Frame 1 (no input): blank canvas, image omitted
Frame 60 (no input): blank canvas, image omitted
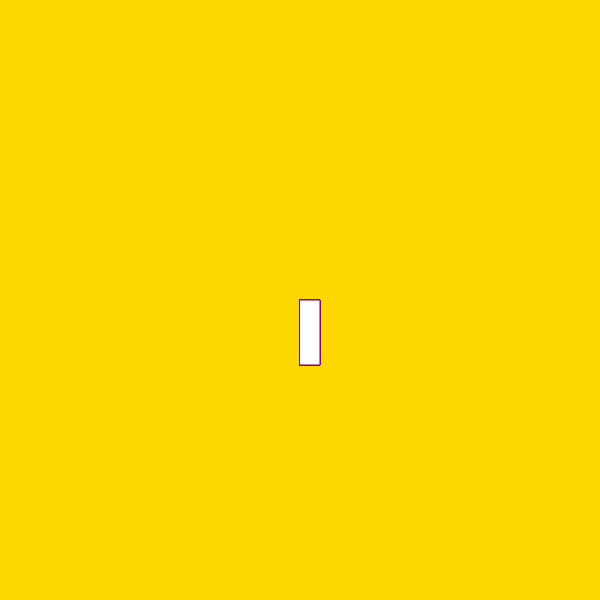
Frame 120 (the mouse pressed at the canvas centre since frame 60)

The p5.js sketch whose frames 1 and 60 were blank and that drew this single picture after the mouse press (run headless with seeded random() and noise() and a simulated clock; from frame 60 on, the mouse is pressed at the canvas centre):

// p5.js sketch
// ── sketch.js
function setup() {
    createCanvas(600, 600);
     background("gold");
  }
  
  
  function draw() {
    
    stroke ("purple");
    fill ("white");
   
    
    // console.log(mouseIsPressed);
    
    if (mouseIsPressed){
      rect(mouseX, mouseY, 20, 65);
    }
  }  
